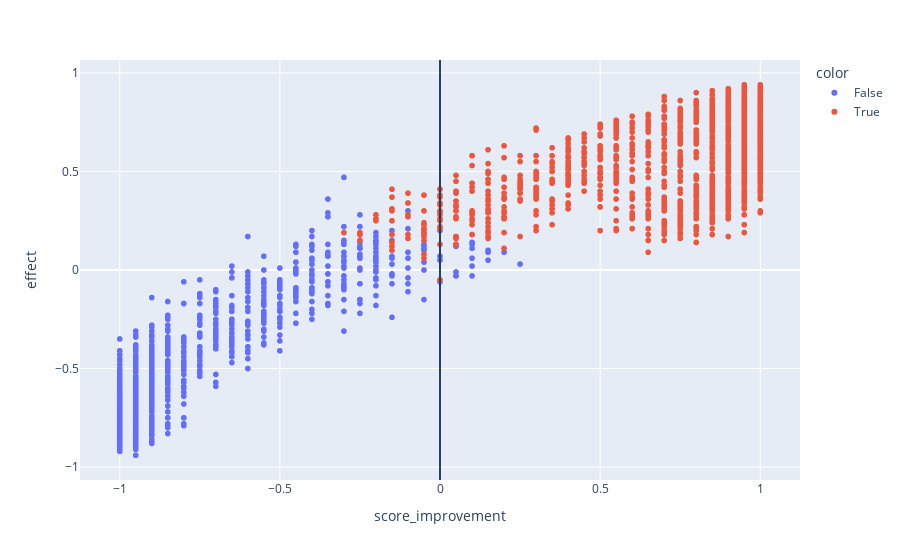

Notebook source saved alongside this figure:
### Code cell
fig = px.scatter(x=data['score_improvement'] ,y=data['Y1'] - data['Y0'], color=data['D'], labels=dict(x="score_improvement", y="effect"), hover_data={'score_improvement': data['score_improvement'], 'score_distance_act': data['score_distance_act'], 'score_improvement_act': data['score_improvement_act']}) 
fig.add_vline(x=params['treatment_improvement'])

### Figure 1 — Plotly figure (JSON) as saved in the notebook; plotly's stock layout.template omitted (floating-point values rounded to 4 significant figures; data arrays with more than 128 entries replaced by an {"elided": "..."} marker saying what was removed)
{"data": [{"customdata": {"elided": "1300x3 float values"}, "hovertemplate": "color=False<br>score_improvement=%{customdata[0]}<br>effect=%{y}<br>score_distance_act=%{customdata[1]}<br>score_improvement_act=%{customdata[2]}<extra></extra>", "legendgroup": "False", "marker": {"color": "#636efa", "symbol": "circle"}, "mode": "markers", "name": "False", "showlegend": true, "type": "scattergl", "x": {"elided": "1300 float values"}, "xaxis": "x", "y": {"elided": "1300 float values"}, "yaxis": "y"}, {"customdata": {"elided": "1700x3 float values"}, "hovertemplate": "color=True<br>score_improvement=%{customdata[0]}<br>effect=%{y}<br>score_distance_act=%{customdata[1]}<br>score_improvement_act=%{customdata[2]}<extra></extra>", "legendgroup": "True", "marker": {"color": "#EF553B", "symbol": "circle"}, "mode": "markers", "name": "True", "showlegend": true, "type": "scattergl", "x": {"elided": "1700 float values"}, "xaxis": "x", "y": {"elided": "1700 float values"}, "yaxis": "y"}], "layout": {"legend": {"title": {"text": "color"}, "tracegroupgap": 0}, "margin": {"t": 60}, "shapes": [{"type": "line", "x0": 0, "x1": 0, "xref": "x", "y0": 0, "y1": 1, "yref": "y domain"}], "xaxis": {"anchor": "y", "domain": [0, 1], "title": {"text": "score_improvement"}}, "yaxis": {"anchor": "x", "domain": [0, 1], "title": {"text": "effect"}}}}
